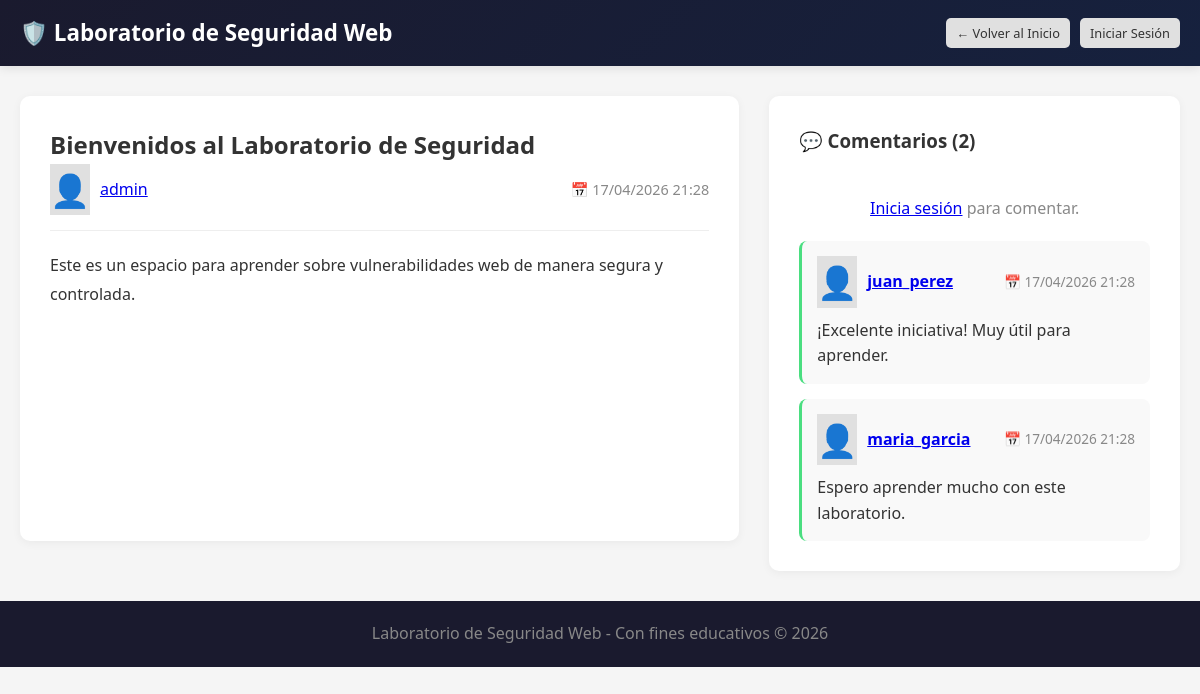
Page /topics/view.php?id=1 on the committed database.
### tables this page shows
CREATE TABLE IF NOT EXISTS temas (
    id INT AUTO_INCREMENT PRIMARY KEY,
    titulo VARCHAR(200) NOT NULL,
    contenido TEXT NOT NULL,
    usuario_id INT NOT NULL,
    fecha_creacion TIMESTAMP DEFAULT CURRENT_TIMESTAMP,
    FOREIGN KEY (usuario_id) REFERENCES usuarios(id) ON DELETE CASCADE,
    INDEX idx_usuario (usuario_id)
);

CREATE TABLE IF NOT EXISTS usuarios (
    id INT AUTO_INCREMENT PRIMARY KEY,
    username VARCHAR(50) NOT NULL UNIQUE,
    email VARCHAR(100) NOT NULL UNIQUE,
    password VARCHAR(50) NOT NULL,
    nombre_completo VARCHAR(100),
    bio TEXT,
    avatar VARCHAR(255) DEFAULT NULL,
    user_hash VARCHAR(32) DEFAULT NULL,
    fecha_registro TIMESTAMP DEFAULT CURRENT_TIMESTAMP,
    INDEX idx_username (username),
    INDEX idx_user_hash (user_hash)
);

CREATE TABLE IF NOT EXISTS comentarios (
    id INT AUTO_INCREMENT PRIMARY KEY,
    tema_id INT NOT NULL,
    usuario_id INT NOT NULL,
    contenido TEXT NOT NULL,
    fecha_comentario TIMESTAMP DEFAULT CURRENT_TIMESTAMP,
    FOREIGN KEY (tema_id) REFERENCES temas(id) ON DELETE CASCADE,
    FOREIGN KEY (usuario_id) REFERENCES usuarios(id) ON DELETE CASCADE,
    INDEX idx_tema (tema_id)
);

### config/config.php (called while the page is built, shortened)
<?php
function isLoggedIn() {
    return isset($_SESSION['user_id']);
}

### topics/view.php (the view, shortened to what this page needs)
<?php
require_once '../config/config.php';
$tema_id = $_GET['id'];
$conn = getConnection();
$tema = null;
$comentarios = [];
$tema_sql = "SELECT t.*, u.username, u.nombre_completo, u.avatar, u.id as autor_id
             FROM temas t
             JOIN usuarios u ON t.usuario_id = u.id
             WHERE t.id = $tema_id";
$tema_result = $conn->query($tema_sql);
if ($tema_result && $tema_result->num_rows > 0) {
    $tema = $tema_result->fetch_assoc();
}
$comentarios_sql = "SELECT c.id, c.contenido, c.fecha_comentario,
                    u.username, u.avatar, u.id as usuario_id
                    FROM comentarios c
                    JOIN usuarios u ON c.usuario_id = u.id
                    WHERE c.tema_id = $tema_id
                    ORDER BY c.fecha_comentario ASC";
$comentarios_result = $conn->query($comentarios_sql);
if ($comentarios_result) {
    while ($row = $comentarios_result->fetch_assoc()) {
        $comentarios[] = $row;
    }
}
?>
<!DOCTYPE html>
<html lang="es">
<head>
    <link rel="stylesheet" href="../css/style.css">
</head>
<body>
    <header class="header">
        <div class="container header-content">
            <h1>🛡️ Laboratorio de Seguridad Web</h1>
            <nav>
                <a href="../index.php" class="btn btn-sm">← Volver al Inicio</a>
                <?php if (isLoggedIn()): ?>
                    <a href="../profile/edit.php" class="btn btn-sm">Mi Perfil</a>
                    <a href="../auth/logout.php" class="btn btn-sm btn-danger">Cerrar Sesión</a>
                <?php else: ?>
                    <a href="../auth/login.php" class="btn btn-sm">Iniciar Sesión</a>
                <?php endif; ?>
            </nav>
        </div>
    </header>
    <main class="container">
        <article class="topic-detail">
            <h2><?php echo htmlspecialchars($tema['titulo']); ?></h2>
            <div class="topic-author">
                <?php if (!empty($tema['avatar'])): ?>
                    <img src="../uploads/<?php echo htmlspecialchars($tema['avatar']); ?>" alt="Avatar" class="avatar-small">
                <?php else: ?>
                    <span class="avatar-placeholder">👤</span>
                <?php endif; ?>
                <span>
                    <a href="../profile/view.php?id=<?php echo md5($tema['autor_id']); ?>">
                        <?php echo htmlspecialchars($tema['username']); ?>
                    </a>
                </span>
                <span class="topic-date">
                    📅 <?php echo date('d/m/Y H:i', strtotime($tema['fecha_creacion'])); ?>
                </span>
            </div>
            <div class="topic-content">
                <?php echo nl2br(htmlspecialchars($tema['contenido'])); ?>
            </div>
        </article>
        <section class="comments-section">
            <h3>💬 Comentarios (<?php echo count($comentarios); ?>)</h3>
            <?php if (isLoggedIn()): ?>
                <form method="POST" action="../comments/add.php" class="comment-form">
                    <input type="hidden" name="tema_id" value="<?php echo $tema_id; ?>">
                    <textarea name="contenido" placeholder="Escribe tu comentario..." required></textarea>
                    <button type="submit" class="btn btn-primary">Comentar</button>
                </form>
            <?php else: ?>
                <p class="login-prompt">
                    <a href="../auth/login.php">Inicia sesión</a> para comentar.
                </p>
            <?php endif; ?>
            <div class="comments-list">
                <?php if (count($comentarios) > 0): ?>
                    <?php foreach ($comentarios as $com): ?>
                        <div class="comment">
                            <div class="comment-header">
                                <?php if (!empty($com['avatar'])): ?>
                                    <img src="../uploads/<?php echo htmlspecialchars($com['avatar']); ?>" alt="Avatar" class="avatar-small">
                                <?php else: ?>
                                    <span class="avatar-placeholder">👤</span>
                                <?php endif; ?>
                                <strong>
                                    <a href="../profile/view.php?id=<?php echo md5($com['usuario_id']); ?>">
                                        <?php echo htmlspecialchars($com['username']); ?>
                                    </a>
                                </strong>
                                <span class="comment-date">
                                    📅 <?php echo date('d/m/Y H:i', strtotime($com['fecha_comentario'])); ?>
                                </span>
                            </div>
                            <div class="comment-content">
                                <?php echo $com['contenido']; ?>
                            </div>
                        </div>
                    <?php endforeach; ?>
                <?php else: ?>
                    <p class="no-comments">No hay comentarios aún. ¡Sé el primero en comentar!</p>
                <?php endif; ?>
            </div>
        </section>
    </main>
    <footer class="footer">
        <p>Laboratorio de Seguridad Web - Con fines educativos &copy; <?php echo date('Y'); ?></p>
    </footer>
</body>
</html>

### css/style.css (style rules this page uses)
* { margin: 0; padding: 0; box-sizing: border-box; }
body { font-family: 'Segoe UI', Tahoma, Geneva, Verdana, sans-serif; line-height: 1.6; color: #333; background-color: #f5f5f5; }
.container { max-width: 1200px; margin: 0 auto; padding: 0 20px; }
.header { background: linear-gradient(135deg, #1a1a2e 0%, #16213e 100%); color: white; padding: 15px 0; box-shadow: 0 2px 10px rgba(0,0,0,0.1); }
.header-content { display: flex; justify-content: space-between; align-items: center; }
.header h1 { font-size: 1.4rem; }
.header nav { display: flex; gap: 10px; align-items: center; }
.btn { display: inline-block; padding: 8px 16px; background-color: #e0e0e0; color: #333; text-decoration: none; border-radius: 5px; border: none; cursor: pointer; font-size: 0.9rem; transition: all 0.3s ease; }
.btn-sm { padding: 5px 10px; font-size: 0.8rem; }
.topic-detail { background: white; padding: 30px; border-radius: 10px; margin-bottom: 30px; box-shadow: 0 2px 10px rgba(0,0,0,0.05); }
.topic-author { display: flex; align-items: center; gap: 10px; margin-bottom: 20px; padding-bottom: 15px; border-bottom: 1px solid #eee; }
.topic-date { margin-left: auto; color: #888; font-size: 0.9rem; }
.topic-content { line-height: 1.8; color: #333; }
.comments-section { background: white; padding: 30px; border-radius: 10px; box-shadow: 0 2px 10px rgba(0,0,0,0.05); }
.comments-section h3 { margin-bottom: 20px; }
.comments-list { display: flex; flex-direction: column; gap: 15px; }
.comment { padding: 15px; background: #f9f9f9; border-radius: 8px; border-left: 3px solid #4ade80; }
.comment-header { display: flex; align-items: center; gap: 10px; margin-bottom: 10px; }
.comment-date { margin-left: auto; color: #888; font-size: 0.85rem; }
.comment-content { line-height: 1.6; }
.no-comments, .login-prompt { text-align: center; padding: 20px; color: #888; }
.avatar-placeholder { display: flex; align-items: center; justify-content: center; background: #e0e0e0; color: #888; font-size: 2rem; }
main.container { display: flex; gap: 30px; padding-top: 30px; padding-bottom: 30px; }
.footer { background: #1a1a2e; color: #888; text-align: center; padding: 20px 0; margin-top: auto; }

### rows in the picture
temas: titulo "Bienvenidos al Laboratorio de Seguridad", usuario.username "admin", fecha_creacion "17/04/2026 21:28", contenido "Este es un espacio para aprender sobre vulnerabilidades web de manera segura y controlada."
comentarios: usuario.username "juan_perez", fecha_comentario "17/04/2026 21:28", contenido "¡Excelente iniciativa! Muy útil para aprender."
comentarios: usuario.username "maria_garcia", fecha_comentario "17/04/2026 21:28", contenido "Espero aprender mucho con este laboratorio."

### other values in the picture
count($comentarios) "2"
